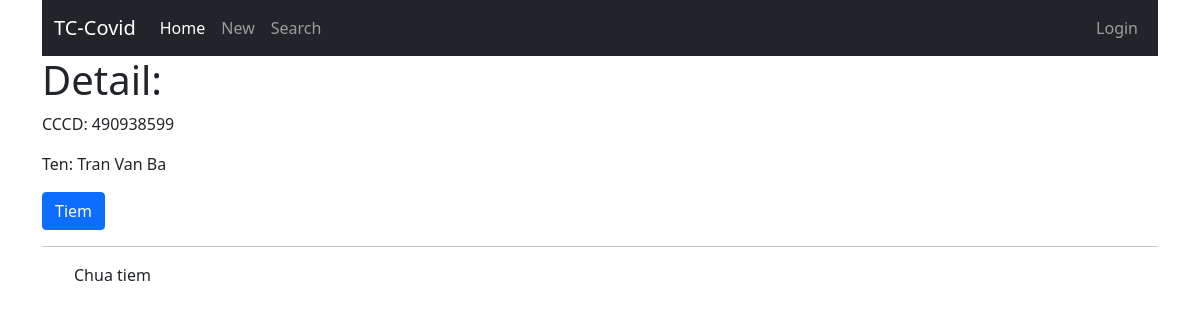
Before: /tiemchung/tiem/13 with the older database file.
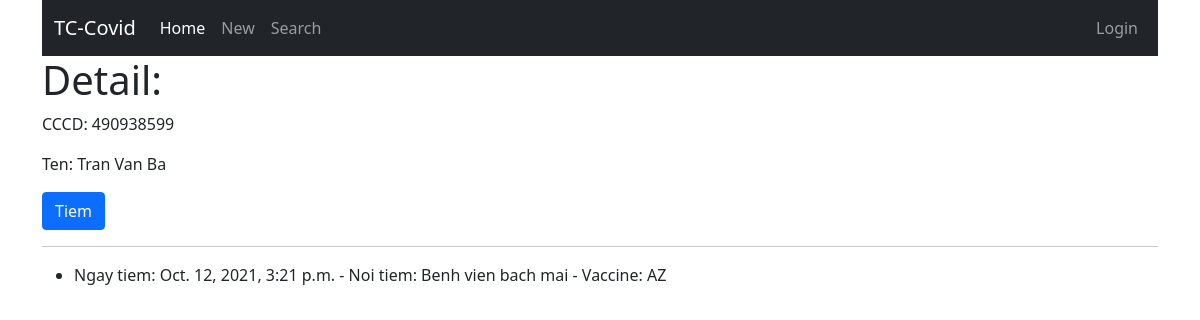
After: the same page with the newer database file.
### tiemchung/models.py (models this page shows, shortened)
class Dan(models.Model):
    cccd = models.CharField(max_length=20, unique=True)
    ten = models.CharField(max_length=50)
    created = models.DateTimeField(auto_now_add=True)
    class Meta:
        verbose_name_plural = 'Dan'

class Tiem(models.Model):
    dan = models.ForeignKey(Dan, on_delete=models.CASCADE)
    ngay_tiem = models.DateTimeField(default=timezone.now)
    noi_tiem = models.CharField(max_length=100)
    vaccine = models.ForeignKey(
        Vaccine, on_delete=models.CASCADE, null=True, blank=True)
    class Meta:
        verbose_name_plural = 'Tiem'

class Vaccine(models.Model):
    title = models.CharField(max_length=50)
    made_in = models.CharField(max_length=50)
    class Meta:
        verbose_name_plural = 'Vaccine'

### tiemchung/views.py (the view)
# urls.py: path('tiem/<pk>', dan_tiem, name='dan-tiem'),
def dan_tiem(request, pk):  # tiem_list
    dan = get_object_or_404(Dan, pk=pk)
    qs = Tiem.objects.filter(dan=dan)
    context = {
        'object': dan,
        'object_list': qs
    }
    return render(request, 'tiemchung/dan_tiem.html', context)

### tiemchung/templates/tiemchung/dan_tiem.html (shortened to what this page needs)
{% extends "base.html" %}
{% block content %}
<h1>Detail:</h1>
<p>CCCD: {{ object.cccd }}</p>
<p>Ten: {{ object.ten }}</p>
<a class="btn btn-primary" href="{% url 'tiemchung:tiem-create' object.pk %}">Tiem</a>
<hr>
<ul>
{% for tiem in object_list %}
    <li>
        Ngay tiem: {{ tiem.ngay_tiem }} - Noi tiem: {{ tiem.noi_tiem }} - Vaccine: {{ tiem.vaccine.title }}
    </li>
{% empty %}
    <p>Chua tiem</p>
{% endfor %}
</ul>
{% endblock content %}

### templates/base.html (shortened to what this page needs)
<!doctype html>
<html lang="en">
  <head>
    <link href="https://cdn.jsdelivr.net/npm/bootstrap@5.1.1/dist/css/bootstrap.min.css" rel="stylesheet">
  </head>
  <body>
    <div class="container">
    {% include 'snippets/navbar.html' %}
    {% block content %}{% endblock content %}
    </div>
  </body>
</html>

### templates/snippets/navbar.html (shortened to what this page needs)
<nav class="navbar navbar-expand-lg navbar-dark bg-dark">
  <div class="container-fluid">
    <a class="navbar-brand" href="{% url 'dashboard' %}">TC-Covid</a>
    <div class="collapse navbar-collapse" id="navbarSupportedContent">
      <ul class="navbar-nav me-auto mb-2 mb-lg-0">
        <li class="nav-item">
          <a class="nav-link active" aria-current="page" href="{% url 'tiemchung:dan-list' %}">Home</a>
        </li>
        <li class="nav-item">
          <a class="nav-link" href="{% url 'tiemchung:dan-create' %}">New</a>
        </li>
        <li class="nav-item">
          <a class="nav-link" href="{% url 'tiemchung:search' %}">Search</a>
        </li>
      </ul>
      <ul class="navbar-nav d-flex">
        {% if request.user.is_authenticated %}
        <li class="nav-item">
          <a class="nav-link" href="{% url 'accounts:password_change' %}">Change password</a>
        </li>
        <li class="nav-item">
          <a class="nav-link" href="{% url 'accounts:logout' %}">Logout</a>
        </li>
        {% else %}
        <li class="nav-item">
          <a class="nav-link" href="{% url 'accounts:login' %}">Login</a>
        </li>
        {% endif %}
      </ul>
    </div>
  </div>
</nav>

Changed rows visible on the page:
added Tiem: ngay_tiem "Oct. 12, 2021, 3:21 p.m.", noi_tiem "Benh vien bach mai", vaccine "AZ"
Other visible differences:
text no longer shown: "Chua tiem"
